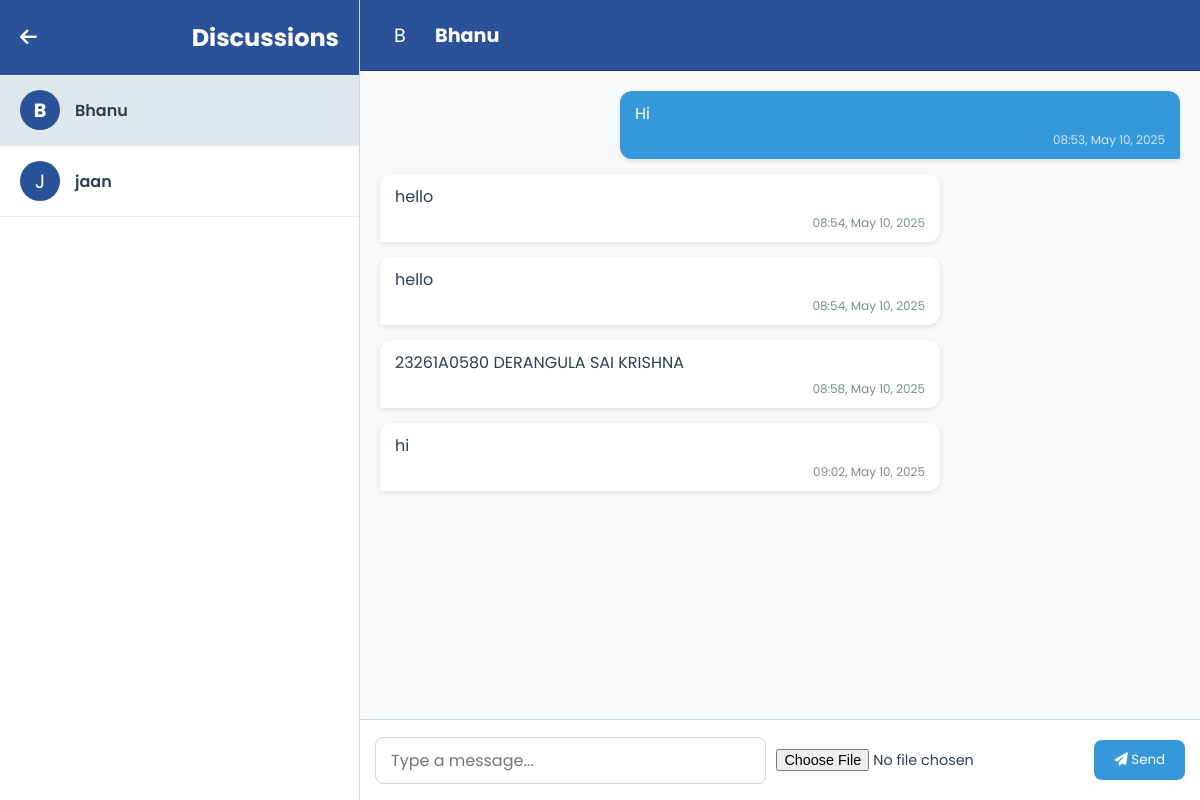
The app's page /discussions/ (signed in) with its own data.
### word/models.py (models this page shows, shortened)
class Message(models.Model):
    sender = models.ForeignKey(User, related_name='sent_messages', on_delete=models.CASCADE)
    recipient = models.ForeignKey(User, related_name='received_messages', on_delete=models.CASCADE)
    content = models.TextField(blank=True)  # Allow blank since messages can be file-only
    file_attachment = models.FileField(upload_to='chat_attachments/', blank=True, null=True)  # New field for file attachments
    timestamp = models.DateTimeField(default=timezone.now)

### word/views.py (the view, shortened to what this page needs)
# urls.py: path('discussions/', views.discussions, name='discussions'),
@login_required
def discussions(request):
    current_user = request.user
    all_authors = User.objects.filter(is_superuser=True).exclude(id=current_user.id)
    first_author = None
    bhanu = all_authors.filter(username='Bhanu').first()
    if bhanu and bhanu != current_user:
        first_author = bhanu
    else:
        first_author = all_authors.order_by('id').first()
    chat_messages = None
    recipient = None
    recipient_id = request.GET.get('recipient')
    if recipient_id:
        try:
            recipient = User.objects.get(id=recipient_id)
            if not recipient.is_superuser:
                messages.error(request, "Selected user is not an author.")
                recipient = None
        except User.DoesNotExist:
            messages.error(request, "Selected user does not exist.")
    elif first_author and first_author != current_user:
        recipient = first_author
    elif all_authors.exists():
        recipient = all_authors.exclude(id=first_author.id).order_by('id').first()
    if recipient:
        chat_messages = Message.objects.filter(
            (Q(sender=current_user) & Q(recipient=recipient)) |
            (Q(sender=recipient) & Q(recipient=current_user))
        )
    context = {
        'current_user': current_user,
        'all_authors': all_authors,
        'recipient': recipient,
        'chat_messages': chat_messages,
        'first_author': first_author,
    }
    return render(request, 'word/discussions.html', context)

### word/templates/word/discussions.html (shortened to what this page needs)
{% load static %}
<!DOCTYPE html>
<html lang="en">
<head>
    <link rel="stylesheet" href="https://cdnjs.cloudflare.com/ajax/libs/font-awesome/6.4.0/css/all.min.css">
</head>
<body>
    <div class="container">
        <div class="sidebar">
            <div class="sidebar-header">
                <a href="{% url 'author_dashboard' %}" class="back-btn"><i class="fas fa-arrow-left"></i></a>
                <h2>Discussions</h2>
            </div>
            <ul class="contact-list">
                {% for author in all_authors %}
                <li class="{% if recipient and author.id == recipient.id %}active{% endif %}" onclick="window.location.href='{% url 'discussions' %}?recipient={{ author.id }}'">
                    <div class="contact-pic">{{ author.username|first|upper }}</div>
                    <div class="contact-name">{{ author.username }}</div>
                </li>
                {% empty %}
                <li class="no-chat">No other authors available.</li>
                {% endfor %}
            </ul>
        </div>
        <div class="chat-area">
            {% if recipient %}
            <div class="chat-header">
                <div class="contact-pic">{{ recipient.username|first|upper }}</div>
                <h3>{{ recipient.username }}</h3>
            </div>
            <div class="chat-messages" id="chat-messages">
                {% for message in chat_messages %}
                <div class="message {% if message.sender == current_user %}sent{% else %}received{% endif %}">
                    {% if message.content %}
                    <p>{{ message.content }}</p>
                    {% endif %}
                    <div class="timestamp">{{ message.timestamp|date:"H:i, M d, Y" }}</div>
                </div>
                {% empty %}
                <p class="no-chat">No messages yet. Start the conversation!</p>
                {% endfor %}
            </div>
            <div class="message-form">
                <input type="text" id="message-content" placeholder="Type a message...">
                <input type="file" id="file-attachment" accept="image/jpeg,image/png,application/pdf">
                <button onclick="sendMessage()"><i class="fas fa-paper-plane"></i> Send</button>
            </div>
            {% endif %}
        </div>
    </div>
</body>
</html>

### word/templates/word/discussions.html (style rules this page uses)
* { margin: 0; padding: 0; box-sizing: border-box; font-family: 'Poppins', sans-serif; }
body { background: #e8ecef; color: #2c3e50; min-height: 100vh; }
.container { display: flex; height: 100vh; max-width: 1400px; margin: 0 auto; }
.sidebar { width: 30%; background: #fff; border-right: 1px solid #d1d8dd; overflow-y: auto; }
.chat-area { width: 70%; display: flex; flex-direction: column; background: #f7f9fa; }
.sidebar-header { padding: 20px; background: #2a5298; color: white; display: flex; align-items: center; justify-content: space-between; }
.sidebar-header h2 { font-size: 1.5em; }
.back-btn { color: white; text-decoration: none; font-size: 1.2em; }
.contact-list { list-style: none; }
.contact-list li { padding: 15px 20px; border-bottom: 1px solid #e8ecef; display: flex; align-items: center; cursor: pointer; transition: background 0.3s; }
.contact-list li.active { background: #e1e8ed; font-weight: bold; }
.contact-pic { width: 40px; height: 40px; background: #2a5298; border-radius: 50%; display: flex; align-items: center; justify-content: center; color: white; font-size: 1.2em; margin-right: 15px; }
.contact-name { font-weight: 600; color: #2c3e50; }
.chat-header { padding: 15px 20px; background: #2a5298; color: white; display: flex; align-items: center; border-bottom: 1px solid #1e3c72; }
.chat-header h3 { font-size: 1.2em; }
.chat-messages { flex: 1; padding: 20px; overflow-y: auto; }
.message { max-width: 70%; margin-bottom: 15px; padding: 10px 15px; border-radius: 12px; position: relative; word-wrap: break-word; box-shadow: 0 2px 5px rgba(0,0,0,0.1); }
.message.sent { background: #3498db; color: white; margin-left: auto; border-bottom-right-radius: 2px; }
.message.received { background: #fff; color: #2c3e50; margin-right: auto; border-bottom-left-radius: 2px; }
.message .timestamp { font-size: 0.75em; color: #7f8c8d; margin-top: 5px; text-align: right; }
.message.sent .timestamp { color: #d1e8ff; }
.message-form { padding: 15px; background: #fff; display: flex; align-items: center; border-top: 1px solid #d1d8dd; flex-wrap: wrap; }
.message-form input[type="text"] { flex: 1; padding: 10px 15px; border: 1px solid #d1d8dd; border-radius: 8px; margin-right: 10px; font-size: 1em; transition: border-color 0.3s; }
.message-form input[type="file"] { margin: 5px 10px 5px 0; font-size: 0.9em; }
.message-form button { background: #3498db; color: white; border: none; padding: 10px 20px; border-radius: 8px; cursor: pointer; transition: background 0.3s; margin: 5px 0; }

### records on screen
Message: content "Hi", timestamp "08:53, May 10, 2025"
Message: content "hello", timestamp "08:54, May 10, 2025"
Message: content "hello", timestamp "08:54, May 10, 2025"
Message: content "23261A0580 DERANGULA SAI KRISHNA", timestamp "08:58, May 10, 2025"
Message: content "hi", timestamp "09:02, May 10, 2025"

### other values on screen
{{ author.username|first|upper }} "B"
{{ author.username }} "Bhanu"
{{ author.username|first|upper }} "J"
{{ author.username }} "jaan"
{{ recipient.username|first|upper }} "B"
{{ recipient.username }} "Bhanu"
